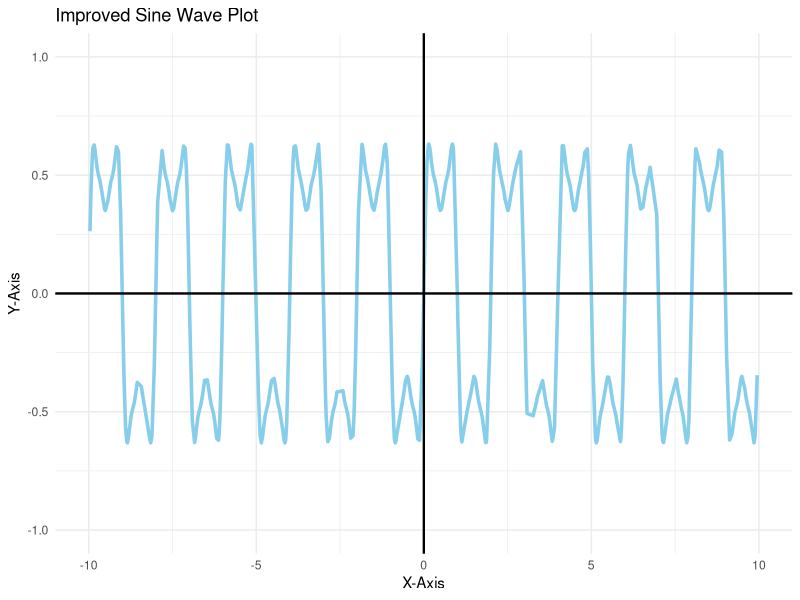
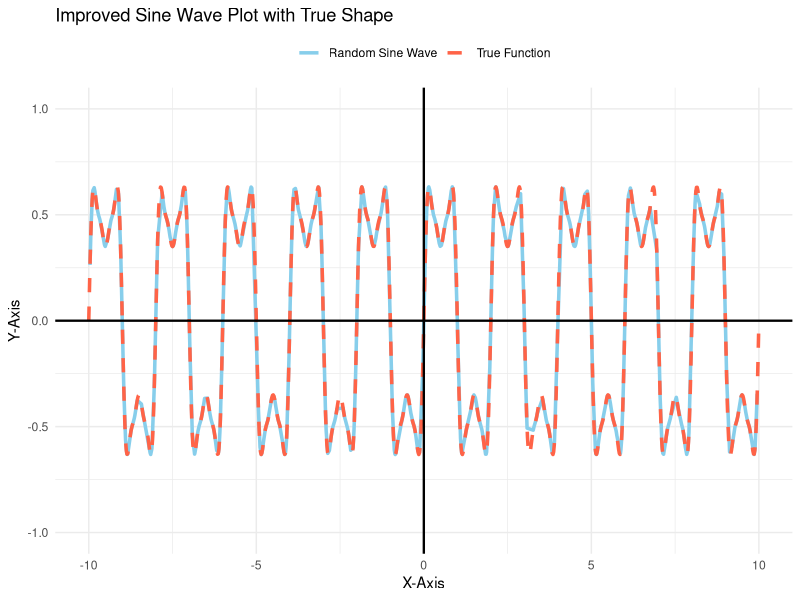

R code for these plots, in order:
library(tidyverse)
# Set seed for reproducibility
set.seed(123)

# Generate 5000 random X values between -200 and 200 with 3 decimal places
X <- round(runif(6000, min = -100, max = 100), 3)

# Calculate Y values based on the given function
# y = 0.6*sin(πx) + 0.3*sin(3πx) + 0.1*sin(5πx) + 0.05*sin(7πx)
calculate_y <- function(x) {
  0.6 * sin(pi * x) + 
    0.3 * sin(3 * pi * x) + 
    0.1 * sin(5 * pi * x) + 
    0.05 * sin(7 * pi * x)
}

# Apply the function to all X values
Y <- sapply(X, calculate_y)

# Create the dataset
dataset <- data.frame(X = X, Y = Y)

# Display the first few rows
head(dataset)

# Summary statistics
summary(dataset)

# Generate the true Y values for the exact function over a specific X range
X_true <- seq(-10, 10, length.out = 1000)  # Using a smaller range for the true function
Y_true <- calculate_y(X_true)

# Plot only the dataset 
ggplot(dataset, aes(x = X, y = Y)) +
  geom_line(color = "skyblue", size = 1.2) +  # Thicker blue line
  geom_hline(yintercept = 0, color = "black", linetype = "solid", size = 0.8) +  # X-axis
  geom_vline(xintercept = 0, color = "black", linetype = "solid", size = 0.8) +  # Y-axis
  xlim(-10, 10) +
  ylim(-1, 1) +
  labs(title = "Improved Sine Wave Plot", x = "X-Axis", y = "Y-Axis") + 
  theme_minimal()  # Clean theme

# Plot the dataset and the complete function together
ggplot() +
  geom_line(data = dataset, aes(x = X, y = Y, color = "Random Sine Wave"), size = 1.2) +  # Thicker blue line
  geom_line(aes(x = X_true, y = Y_true, color = "True Function"), size = 1.2, linetype = "dashed") +  # True shape in red
  geom_hline(yintercept = 0, color = "black", linetype = "solid", size = 0.8) +  # X-axis
  geom_vline(xintercept = 0, color = "black", linetype = "solid", size = 0.8) +  # Y-axis
  xlim(-10, 10) +
  ylim(-1, 1) +
  labs(title = "Improved Sine Wave Plot with True Shape", x = "X-Axis", y = "Y-Axis") + 
  scale_color_manual(values = c("Random Sine Wave" = "skyblue", "True Function" = "tomato")) +  # Custom colors for legends
  theme_minimal() +  # Clean theme
  theme(legend.title = element_blank(), legend.position = "top")  # Position the legend at the top

# Save the dataset to a CSV file 
write.csv(dataset, "sine_wave_dataset.csv", row.names = FALSE)
